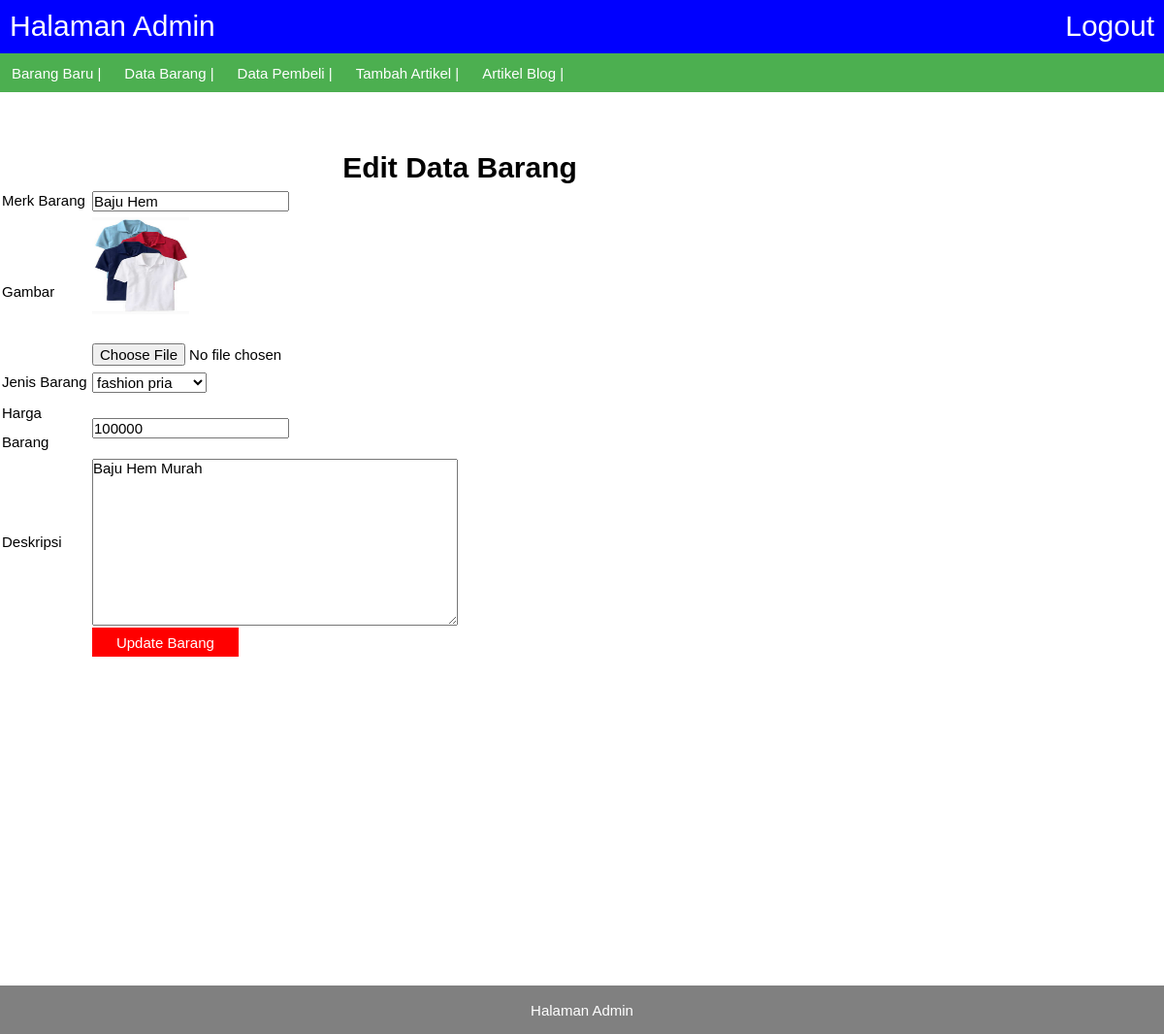
/admin/admin_edit_data_barang.php?id=55, run on the app's committed database.
### tables this page shows
CREATE TABLE `barang` (
  `id_barang` int(11) NOT NULL,
  `nama_barang` varchar(100) NOT NULL,
  `foto_barang` varchar(100) NOT NULL,
  `jenis_barang` enum('-','Fashion Pria','Fashion Wanita','Fashion Lain') NOT NULL,
  `size` enum('0','S','M','L','XL','XXL','All size') NOT NULL,
  `harga_barang` varchar(100) NOT NULL,
  `deskripsi_barang` text NOT NULL
);

### akses/fungsi.php (called while the page is built, shortened)
<?php
function tampilbarang_per_id($id){
	global $link;
	$query = "SELECT id_barang,nama_barang,foto_barang,jenis_barang,harga_barang, deskripsi_barang FROM barang WHERE id_barang='$id'";
	$result = mysqli_query($link,$query) or die ('Gagal menampilkan data barang');
	return $result;
}

### admin/admin_edit_data_barang.php (the view, shortened to what this page needs)
<?php
include 'admin_head.php';
$id=$_GET['id'];
if(isset($_GET['id'])){
	$tampil=tampilbarang_per_id($id);
	while ($a=mysqli_fetch_assoc($tampil)) {
		$merk_awal 	=$a['nama_barang'];
		$gambar_awal=$a['foto_barang'];
		$harga_awal	=$a['harga_barang'];
		$deskripsi_awal=$a['deskripsi_barang'];
	}
}
?>
<h1 align="center">Edit Data Barang</h1>
<form action="" method="post" enctype="multipart/form-data">
	<table align="center">
		<tr>
			<td style="color:black">Merk Barang</td>
			<td><input type="text" name="merk" value="<?= $merk_awal;?>"></td>
		</tr>
		<tr>
			<td>Gambar</td>
			<td><img width="100" height="100" src="../img/<?= $gambar_awal;?>">
			<br />
			<br />
			<input type="file" name="gambar"></td>
		</tr>
		<tr>
			<td>Jenis Barang</td>
			<td><select name="jenis" required>
				<option value="fashion pria">fashion pria</option>
			</select></td>
		</tr>
		<tr>
			<td>Harga Barang</td>
			<td><input type="number" name="harga" value="<?= $harga_awal;?>" required></td>
		</tr>
			<tr>
			<td>Deskripsi</td>
			<td><textarea rows="10" cols="40" name="deskripsi"><?= $deskripsi_awal;?></textarea></td>
		</tr>
		<tr>
			<td></td>
			<td><input type="Submit" name="submit" value="Update Barang" class="tombol"></td>
		</tr>
	</table>
</form>
<?php include 'admin_foot.php';?>

### admin/admin_style.css (style rules this page uses)
* { padding: 0; margin:0; text-decoration: none; list-style: none; font-family: sans-serif; font-size: 15px; }
h1 { font-size: 2em; }
.tombol { width: 40%; background-color: red; border:0px; height: 30px; color: white; }

### admin/admin_edit_data_barang.php (style rules this page uses)
table { line-height: 30px; width: 50%; }

### data on the page
barang: merk "Baju Hem", foto_barang (picture), harga "100000", deskripsi "Baju Hem Murah"
